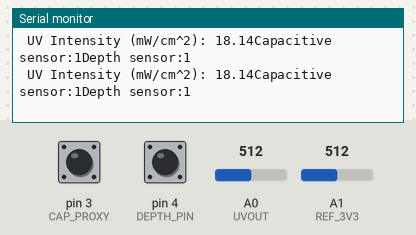
A sketch run on a simulated Arduino Uno, built with avr-gcc and run on an emulated ATmega328P. Parts: the last lines printed to the serial monitor. Inputs (shaded band) come from the test bench; at power-on: A0 (UVOUT) = 512, A1 (REF_3V3) = 512, pin 3 (CAP_PROXY) HIGH, pin 4 (DEPTH_PIN) HIGH.

Above: at 1.2 s.
1.3 s: A0 (UVOUT) set to 184
At 1.34 s:
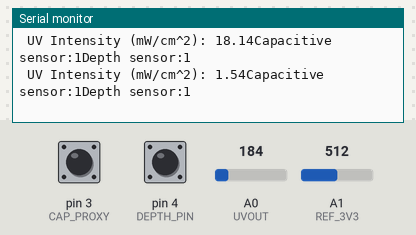
2.8 s: A0 (UVOUT) set to 173
At 2.99 s:
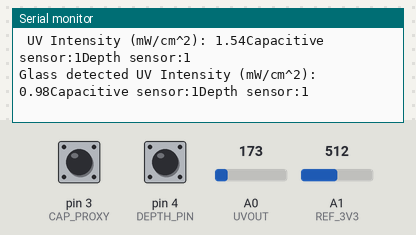
4.8 s: A1 (REF_3V3) set to 528
At 4.84 s:
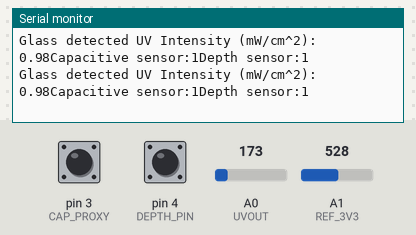
7.8 s: A1 (REF_3V3) set to 552
At 7.95 s:
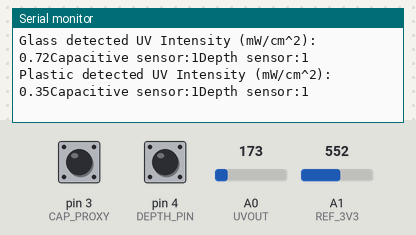

The sketch:

all_data.ino
```cpp
int UVOUT = A0; //Output from the sensor
int REF_3V3 = A1; //3.3V power on the Arduino board
int CAP_PROXY = 3;
float GLASS_THRESHOLD = 0.6;
float OBJ_THRESHOLD=1;
int DEPTH_PIN = 4;

void setup()
{
  Serial.begin(9600);

  pinMode(UVOUT, INPUT);
  pinMode(REF_3V3, INPUT);
  pinMode(CAP_PROXY, INPUT);
  pinMode(DEPTH_PIN, INPUT_PULLUP);
  //Serial.println("MP8511 example");
}

void loop()
{
  int uvLevel = averageAnalogRead(UVOUT);
  int refLevel = averageAnalogRead(REF_3V3);

  //Use the 3.3V power pin as a reference to get a very accurate output value from sensor
  float outputVoltage = 3.3 / refLevel * uvLevel;

  float uvIntensity = mapfloat(outputVoltage, 0.99, 2.9, 0.0, 15.0);
/*
  Serial.print("MP8511 output: ");
  Serial.print(uvLevel);

  Serial.print(" MP8511 voltage: ");
  Serial.print(outputVoltage);
*/
int uvFlag=0;
int capFlag=0;
int depthFlag=0;
int materialFlag=2;//0 - Plastic; 1- Glass; 2- misc
int glassFlag =0;
  if(uvIntensity>GLASS_THRESHOLD && uvIntensity<OBJ_THRESHOLD)
  {
      Serial.print("Glass detected");
      uvFlag = 1;
      }

  else if(uvIntensity<GLASS_THRESHOLD)
  {
      Serial.print("Plastic detected");
      uvFlag=0;

  }

  capFlag=digitalRead(CAP_PROXY);
  depthFlag = digitalRead(DEPTH_PIN);


  if(uvFlag==0 && capFlag == 0 && depthFlag == 0)
    materialFlag=0;
  else if(uvFlag==0 && capFlag == 1 && depthFlag == 0)
    materialFlag=2;
  else if(uvFlag==0 && capFlag == 1 && depthFlag == 1)
    materialFlag=0;
  else if(uvFlag==1 && capFlag == 1 && depthFlag == 0)
    materialFlag=1;
  else if(uvFlag==1 && capFlag == 1 && depthFlag == 1)
    materialFlag=1;


  Serial.print(" UV Intensity (mW/cm^2): ");
  Serial.print(uvIntensity);

  Serial.print("Capacitive sensor:");
  Serial.print(digitalRead(CAP_PROXY));

  Serial.print("Depth sensor:");
  Serial.print(digitalRead(DEPTH_PIN));
  Serial.println();

  delay(100);
}

//Takes an average of readings on a given pin
//Returns the average
int averageAnalogRead(int pinToRead)
{
  byte numberOfReadings = 8;
  unsigned int runningValue = 0;

  for(int x = 0 ; x < numberOfReadings ; x++)
    runningValue += analogRead(pinToRead);
  runningValue /= numberOfReadings;

  return(runningValue);
}

//The Arduino Map function but for floats
//From: http://forum.arduino.cc/index.php?topic=3922.0
float mapfloat(float x, float in_min, float in_max, float out_min, float out_max)
{
  return (x - in_min) * (out_max - out_min) / (in_max - in_min) + out_min;
}
```

Measured:
- the behaviour switches between 174 and 173 on A0 (UVOUT) (found by bisection; images 1 and 2)
- the behaviour switches between 535 and 536 on A1 (REF_3V3) (found by bisection; images 3 and 4)
- after the input at 1.3 s, the serial monitor: prints a new line at once (image 1)
- after the input at 2.8 s, the serial monitor: prints a new line after 0.08 s (image 2)
- after the input at 7.8 s, the serial monitor: prints a new line at once (image 4)
